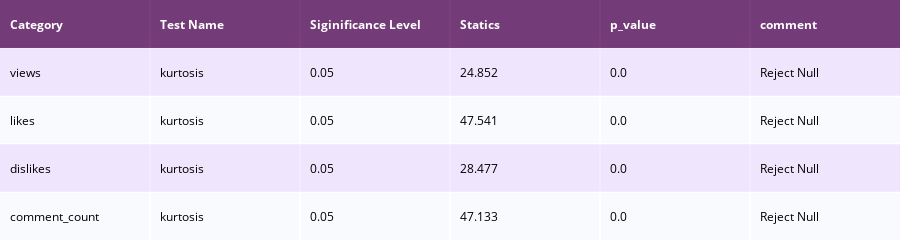

Here is the notebook cell this chart was saved with:
### Code cell
#kurtosis
ff.create_table(table_kurtosis1,colorscale=colorscale).show()

### Figure 1 — Plotly figure (JSON) as saved in the notebook; plotly's stock layout.template omitted (floating-point values rounded to 4 significant figures)
{"data": [{"colorscale": [[0, "#4d004c"], [0.5, "#f2e5ff"], [1, "#ffffff"]], "hoverinfo": "none", "opacity": 0.75, "showscale": false, "type": "heatmap", "z": [[0, 0, 0, 0, 0, 0], [0.5, 0.5, 0.5, 0.5, 0.5, 0.5], [1, 1, 1, 1, 1, 1], [0.5, 0.5, 0.5, 0.5, 0.5, 0.5], [1, 1, 1, 1, 1, 1]]}], "layout": {"annotations": [{"align": "left", "font": {"color": "#ffffff"}, "showarrow": false, "text": "<b>Category</b>", "x": -0.45, "xanchor": "left", "xref": "x", "y": 0, "yref": "y"}, {"align": "left", "font": {"color": "#ffffff"}, "showarrow": false, "text": "<b>Test Name</b>", "x": 0.55, "xanchor": "left", "xref": "x", "y": 0, "yref": "y"}, {"align": "left", "font": {"color": "#ffffff"}, "showarrow": false, "text": "<b>Siginificance Level</b>", "x": 1.55, "xanchor": "left", "xref": "x", "y": 0, "yref": "y"}, {"align": "left", "font": {"color": "#ffffff"}, "showarrow": false, "text": "<b>Statics</b>", "x": 2.55, "xanchor": "left", "xref": "x", "y": 0, "yref": "y"}, {"align": "left", "font": {"color": "#ffffff"}, "showarrow": false, "text": "<b>p_value</b>", "x": 3.55, "xanchor": "left", "xref": "x", "y": 0, "yref": "y"}, {"align": "left", "font": {"color": "#ffffff"}, "showarrow": false, "text": "<b>comment</b>", "x": 4.55, "xanchor": "left", "xref": "x", "y": 0, "yref": "y"}, {"align": "left", "font": {"color": "#000000"}, "showarrow": false, "text": "views", "x": -0.45, "xanchor": "left", "xref": "x", "y": 1, "yref": "y"}, {"align": "left", "font": {"color": "#000000"}, "showarrow": false, "text": "kurtosis", "x": 0.55, "xanchor": "left", "xref": "x", "y": 1, "yref": "y"}, {"align": "left", "font": {"color": "#000000"}, "showarrow": false, "text": "0.05", "x": 1.55, "xanchor": "left", "xref": "x", "y": 1, "yref": "y"}, {"align": "left", "font": {"color": "#000000"}, "showarrow": false, "text": "24.852", "x": 2.55, "xanchor": "left", "xref": "x", "y": 1, "yref": "y"}, {"align": "left", "font": {"color": "#000000"}, "showarrow": false, "text": "0.0", "x": 3.55, "xanchor": "left", "xref": "x", "y": 1, "yref": "y"}, {"align": "left", "font": {"color": "#000000"}, "showarrow": false, "text": "Reject Null", "x": 4.55, "xanchor": "left", "xref": "x", "y": 1, "yref": "y"}, {"align": "left", "font": {"color": "#000000"}, "showarrow": false, "text": "likes", "x": -0.45, "xanchor": "left", "xref": "x", "y": 2, "yref": "y"}, {"align": "left", "font": {"color": "#000000"}, "showarrow": false, "text": "kurtosis", "x": 0.55, "xanchor": "left", "xref": "x", "y": 2, "yref": "y"}, {"align": "left", "font": {"color": "#000000"}, "showarrow": false, "text": "0.05", "x": 1.55, "xanchor": "left", "xref": "x", "y": 2, "yref": "y"}, {"align": "left", "font": {"color": "#000000"}, "showarrow": false, "text": "47.541", "x": 2.55, "xanchor": "left", "xref": "x", "y": 2, "yref": "y"}, {"align": "left", "font": {"color": "#000000"}, "showarrow": false, "text": "0.0", "x": 3.55, "xanchor": "left", "xref": "x", "y": 2, "yref": "y"}, {"align": "left", "font": {"color": "#000000"}, "showarrow": false, "text": "Reject Null", "x": 4.55, "xanchor": "left", "xref": "x", "y": 2, "yref": "y"}, {"align": "left", "font": {"color": "#000000"}, "showarrow": false, "text": "dislikes", "x": -0.45, "xanchor": "left", "xref": "x", "y": 3, "yref": "y"}, {"align": "left", "font": {"color": "#000000"}, "showarrow": false, "text": "kurtosis", "x": 0.55, "xanchor": "left", "xref": "x", "y": 3, "yref": "y"}, {"align": "left", "font": {"color": "#000000"}, "showarrow": false, "text": "0.05", "x": 1.55, "xanchor": "left", "xref": "x", "y": 3, "yref": "y"}, {"align": "left", "font": {"color": "#000000"}, "showarrow": false, "text": "28.477", "x": 2.55, "xanchor": "left", "xref": "x", "y": 3, "yref": "y"}, {"align": "left", "font": {"color": "#000000"}, "showarrow": false, "text": "0.0", "x": 3.55, "xanchor": "left", "xref": "x", "y": 3, "yref": "y"}, {"align": "left", "font": {"color": "#000000"}, "showarrow": false, "text": "Reject Null", "x": 4.55, "xanchor": "left", "xref": "x", "y": 3, "yref": "y"}, {"align": "left", "font": {"color": "#000000"}, "showarrow": false, "text": "comment_count", "x": -0.45, "xanchor": "left", "xref": "x", "y": 4, "yref": "y"}, {"align": "left", "font": {"color": "#000000"}, "showarrow": false, "text": "kurtosis", "x": 0.55, "xanchor": "left", "xref": "x", "y": 4, "yref": "y"}, {"align": "left", "font": {"color": "#000000"}, "showarrow": false, "text": "0.05", "x": 1.55, "xanchor": "left", "xref": "x", "y": 4, "yref": "y"}, {"align": "left", "font": {"color": "#000000"}, "showarrow": false, "text": "47.133", "x": 2.55, "xanchor": "left", "xref": "x", "y": 4, "yref": "y"}, {"align": "left", "font": {"color": "#000000"}, "showarrow": false, "text": "0.0", "x": 3.55, "xanchor": "left", "xref": "x", "y": 4, "yref": "y"}, {"align": "left", "font": {"color": "#000000"}, "showarrow": false, "text": "Reject Null", "x": 4.55, "xanchor": "left", "xref": "x", "y": 4, "yref": "y"}], "height": 200, "margin": {"b": 0, "l": 0, "r": 0, "t": 0}, "xaxis": {"dtick": 1, "gridwidth": 2, "showticklabels": false, "tick0": -0.5, "ticks": "", "zeroline": false}, "yaxis": {"autorange": "reversed", "dtick": 1, "gridwidth": 2, "showticklabels": false, "tick0": 0.5, "ticks": "", "zeroline": false}}}
